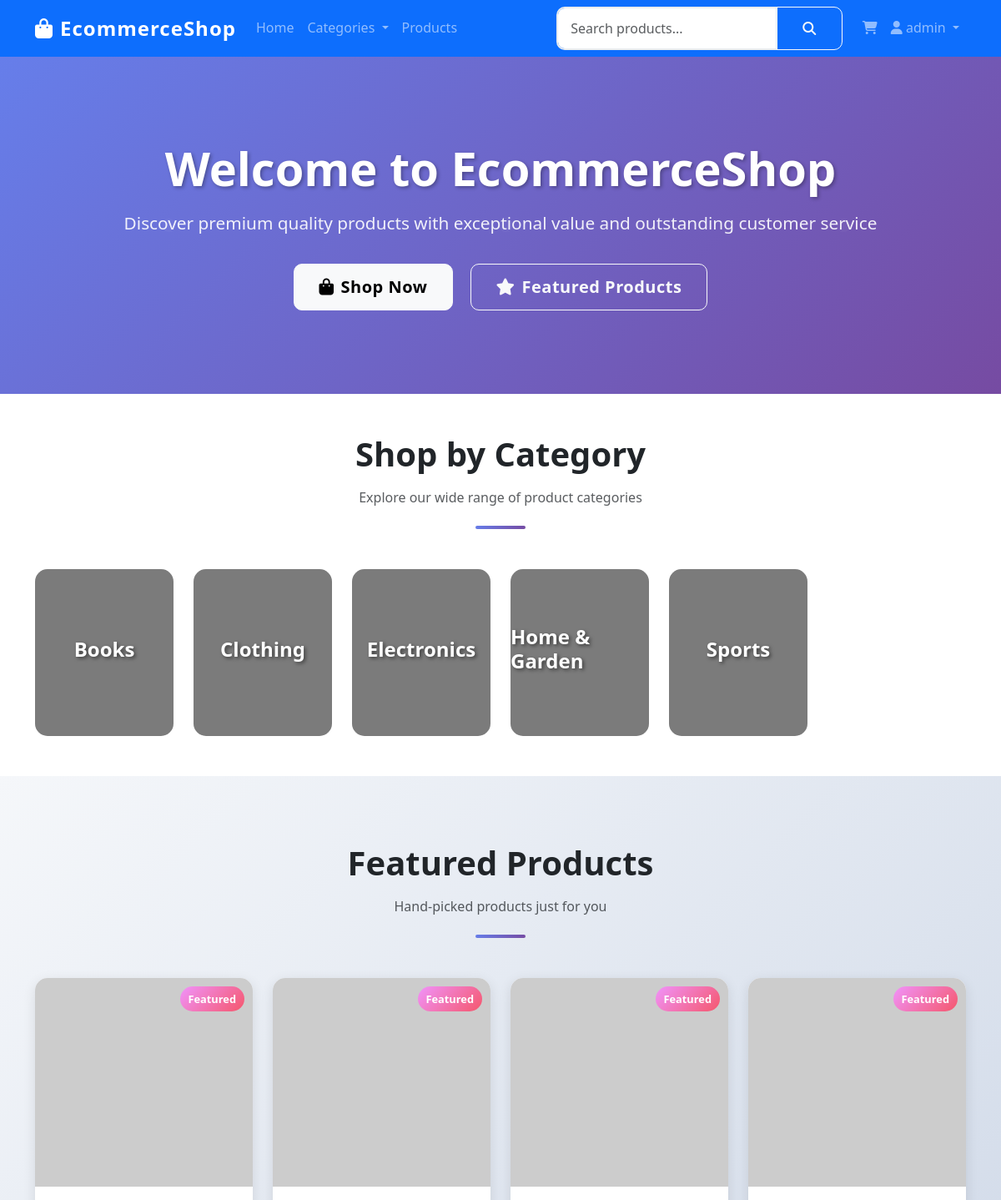
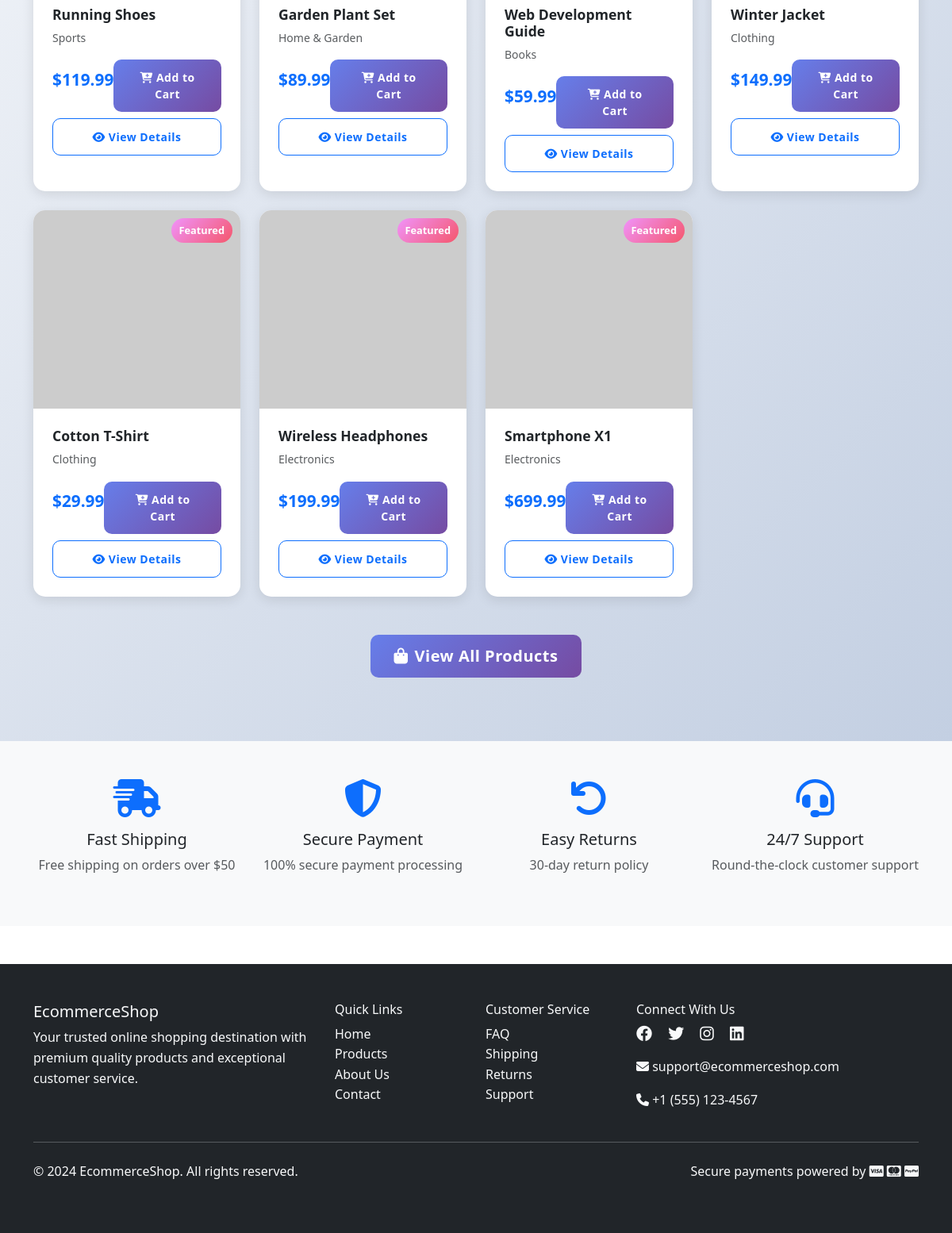
The app's page / (signed in) with its own data (2 pictures, top to bottom).
### products/models.py (models this page shows, shortened)
class Category(models.Model):
    name = models.CharField(max_length=100, unique=True)
    slug = models.SlugField(max_length=100, unique=True)
    description = models.TextField(blank=True)
    image = models.ImageField(upload_to='categories/', blank=True, null=True)
    created_at = models.DateTimeField(auto_now_add=True)
    updated_at = models.DateTimeField(auto_now=True)
    class Meta:
        verbose_name_plural = 'Categories'
        ordering = ['name']

class Product(models.Model):
    STOCK_STATUS_CHOICES = [
        ('in_stock', 'In Stock'),
        ('out_of_stock', 'Out of Stock'),
        ('discontinued', 'Discontinued'),
    ]
    name = models.CharField(max_length=200)
    slug = models.SlugField(max_length=200, unique=True)
    description = models.TextField()
    price = models.DecimalField(max_digits=10, decimal_places=2)
    image = models.ImageField(upload_to='products/', blank=True, null=True)
    category = models.ForeignKey(Category, on_delete=models.CASCADE, related_name='products')
    stock = models.PositiveIntegerField(default=0)
    stock_status = models.CharField(max_length=20, choices=STOCK_STATUS_CHOICES, default='in_stock')
    is_active = models.BooleanField(default=True)
    featured = models.BooleanField(default=False)
    created_at = models.DateTimeField(auto_now_add=True)
    updated_at = models.DateTimeField(auto_now=True)
    class Meta:
        ordering = ['-created_at']
        indexes = [
            models.Index(fields=['slug']),
            models.Index(fields=['category']),
            models.Index(fields=['featured']),
        ]
    @property
    def is_in_stock(self):
        return self.stock > 0 and self.stock_status == 'in_stock'

### core/views.py (the view)
# urls.py: path('', views.home, name='home'),
def home(request):
    featured_products = Product.objects.filter(
        featured=True,
        is_active=True
    ).select_related('category')[:8]
    categories = Category.objects.all()[:6]
    context = {
        'featured_products': featured_products,
        'categories': categories,
    }
    return render(request, 'core/home.html', context)

### templates/core/home.html (shortened to what this page needs)
{% extends 'base.html' %}
{% load static %}
{% block content %}
<section class="hero-section">
    <div class="container">
        <div class="hero-content">
            <h1 class="hero-title">Welcome to EcommerceShop</h1>
            <p class="hero-subtitle">Discover premium quality products with exceptional value and outstanding customer service</p>
            <div class="hero-buttons">
                <a href="{% url 'products:product_list' %}" class="btn btn-light btn-lg me-3">
                    <i class="fas fa-shopping-bag me-2"></i>Shop Now
                </a>
                <a href="#featured" class="btn btn-outline-light btn-lg">
                    <i class="fas fa-star me-2"></i>Featured Products
                </a>
            </div>
        </div>
    </div>
</section>
<section class="py-5">
    <div class="container">
        <div class="section-title">
            <h2>Shop by Category</h2>
            <p class="text-muted">Explore our wide range of product categories</p>
        </div>
        <div class="row g-4">
            {% for category in categories %}
            <div class="col-md-4 col-lg-2">
                <a href="{% url 'products:category_detail' category.slug %}" class="category-card"
                   style="background-image: url('{% if category.image %}{{ category.image.url }}{% else %}https://via.placeholder.com/300x200/667eea/ffffff?text={{ category.name }}{% endif %}');">
                    <h3 class="category-title">{{ category.name }}</h3>
                </a>
            </div>
            {% empty %}
            <div class="col-12 text-center">
                <p class="text-muted">No categories available at the moment.</p>
            </div>
            {% endfor %}
        </div>
    </div>
</section>
<section id="featured" class="featured-section">
    <div class="container">
        <div class="section-title">
            <h2>Featured Products</h2>
            <p class="text-muted">Hand-picked products just for you</p>
        </div>
        <div class="row g-4">
            {% for product in featured_products %}
            <div class="col-md-6 col-lg-3">
                <div class="card product-card">
                    <div class="product-image">
                        <img src="{% if product.image %}{{ product.image.url }}{% else %}https://via.placeholder.com/300x250/f8f9fa/6c757d?text={{ product.name }}{% endif %}"
                             alt="{{ product.name }}" class="card-img-top">
                        {% if product.featured %}
                        <span class="product-badge">Featured</span>
                        {% endif %}
                    </div>
                    <div class="card-body product-info">
                        <h5 class="product-title">{{ product.name }}</h5>
                        <p class="text-muted small">{{ product.category.name }}</p>
                        <div class="d-flex justify-content-between align-items-center">
                            <span class="product-price">${{ product.price }}</span>
                            {% if product.is_in_stock %}
                                <button class="btn btn-primary btn-sm" onclick="addToCart({{ product.id }})">
                                    <i class="fas fa-cart-plus"></i> Add to Cart
                                </button>
                            {% else %}
                                <span class="btn btn-secondary btn-sm disabled">Out of Stock</span>
                            {% endif %}
                        </div>
                        <div class="mt-2">
                            <a href="{% url 'products:product_detail' product.slug %}" class="btn btn-outline-primary btn-sm w-100">
                                <i class="fas fa-eye"></i> View Details
                            </a>
                        </div>
                    </div>
                </div>
            </div>
            {% endfor %}
        </div>
        {% if featured_products %}
        <div class="text-center mt-5">
            <a href="{% url 'products:product_list' %}" class="btn btn-primary btn-lg">
                <i class="fas fa-shopping-bag me-2"></i>View All Products
            </a>
        </div>
        {% endif %}
    </div>
</section>
<section class="py-5 bg-light">
    <div class="container">
        <div class="row g-4">
            <div class="col-md-3 text-center">
                <div class="feature-item">
                    <i class="fas fa-shipping-fast fa-3x text-primary mb-3"></i>
                    <h5>Fast Shipping</h5>
                    <p class="text-muted">Free shipping on orders over $50</p>
                </div>
            </div>
            <div class="col-md-3 text-center">
                <div class="feature-item">
                    <i class="fas fa-shield-alt fa-3x text-primary mb-3"></i>
                    <h5>Secure Payment</h5>
                    <p class="text-muted">100% secure payment processing</p>
                </div>
            </div>
            <div class="col-md-3 text-center">
                <div class="feature-item">
                    <i class="fas fa-undo fa-3x text-primary mb-3"></i>
                    <h5>Easy Returns</h5>
                    <p class="text-muted">30-day return policy</p>
                </div>
            </div>
            <div class="col-md-3 text-center">
                <div class="feature-item">
                    <i class="fas fa-headset fa-3x text-primary mb-3"></i>
                    <h5>24/7 Support</h5>
                    <p class="text-muted">Round-the-clock customer support</p>
                </div>
            </div>
        </div>
    </div>
</section>
{% endblock %}

### templates/base.html (shortened to what this page needs)
{% load static %}
<!DOCTYPE html>
<html lang="en">
<head>
    <link href="https://cdn.jsdelivr.net/npm/bootstrap@5.3.0/dist/css/bootstrap.min.css" rel="stylesheet">
    <link rel="stylesheet" href="https://cdnjs.cloudflare.com/ajax/libs/font-awesome/6.4.0/css/all.min.css">
    <link href="{% static 'css/style.css' %}" rel="stylesheet">
</head>
<body>
    <nav class="navbar navbar-expand-lg navbar-dark bg-primary sticky-top">
        <div class="container">
            <a class="navbar-brand fw-bold" href="{% url 'core:home' %}">
                <i class="fas fa-shopping-bag me-2"></i>EcommerceShop
            </a>
            <div class="collapse navbar-collapse" id="navbarNav">
                <ul class="navbar-nav me-auto">
                    <li class="nav-item">
                        <a class="nav-link" href="{% url 'core:home' %}">Home</a>
                    </li>
                    <li class="nav-item dropdown">
                        <a class="nav-link dropdown-toggle" href="#" id="categoriesDropdown" role="button" data-bs-toggle="dropdown">
                            Categories
                        </a>
                    </li>
                    <li class="nav-item">
                        <a class="nav-link" href="{% url 'products:product_list' %}">Products</a>
                    </li>
                </ul>
                <form class="d-flex me-3" method="GET" action="{% url 'products:product_list' %}">
                    <div class="input-group">
                        <input class="form-control" type="search" name="search" placeholder="Search products..." value="{{ request.GET.search }}">
                        <button class="btn btn-outline-light" type="submit">
                            <i class="fas fa-search"></i>
                        </button>
                    </div>
                </form>
                <ul class="navbar-nav">
                    <li class="nav-item">
                        <a class="nav-link position-relative" href="{% url 'cart:cart_detail' %}">
                            <i class="fas fa-shopping-cart"></i>
                        </a>
                    </li>
                    {% if user.is_authenticated %}
                        <li class="nav-item dropdown">
                            <a class="nav-link dropdown-toggle" href="#" id="userDropdown" role="button" data-bs-toggle="dropdown">
                                <i class="fas fa-user"></i> {{ user.first_name|default:user.username }}
                            </a>
                        </li>
                    {% endif %}
                </ul>
            </div>
        </div>
    </nav>
    <main>
        {% block content %}
        {% endblock %}
    </main>
    <footer class="bg-dark text-light py-5 mt-5">
        <div class="container">
            <div class="row">
                <div class="col-md-4">
                    <h5>EcommerceShop</h5>
                    <p>Your trusted online shopping destination with premium quality products and exceptional customer service.</p>
                </div>
                <div class="col-md-2">
                    <h6>Quick Links</h6>
                    <ul class="list-unstyled">
                        <li><a href="{% url 'core:home' %}" class="text-light text-decoration-none">Home</a></li>
                        <li><a href="{% url 'products:product_list' %}" class="text-light text-decoration-none">Products</a></li>
                        <li><a href="#" class="text-light text-decoration-none">About Us</a></li>
                        <li><a href="#" class="text-light text-decoration-none">Contact</a></li>
                    </ul>
                </div>
                <div class="col-md-2">
                    <h6>Customer Service</h6>
                    <ul class="list-unstyled">
                        <li><a href="#" class="text-light text-decoration-none">FAQ</a></li>
                        <li><a href="#" class="text-light text-decoration-none">Shipping</a></li>
                        <li><a href="#" class="text-light text-decoration-none">Returns</a></li>
                        <li><a href="#" class="text-light text-decoration-none">Support</a></li>
                    </ul>
                </div>
                <div class="col-md-4">
                    <h6>Connect With Us</h6>
                    <div class="social-links mb-3">
                        <a href="#" class="text-light me-3"><i class="fab fa-facebook fa-lg"></i></a>
                        <a href="#" class="text-light me-3"><i class="fab fa-twitter fa-lg"></i></a>
                        <a href="#" class="text-light me-3"><i class="fab fa-instagram fa-lg"></i></a>
                        <a href="#" class="text-light me-3"><i class="fab fa-linkedin fa-lg"></i></a>
                    </div>
                    <p><i class="fas fa-envelope"></i> support@ecommerceshop.com</p>
                    <p><i class="fas fa-phone"></i> +1 (555) 123-4567</p>
                </div>
            </div>
            <hr class="my-4">
            <div class="row">
                <div class="col-md-6">
                    <p>&copy; 2024 EcommerceShop. All rights reserved.</p>
                </div>
                <div class="col-md-6 text-end">
                    <p>Secure payments powered by <i class="fab fa-cc-visa"></i> <i class="fab fa-cc-mastercard"></i> <i class="fab fa-cc-paypal"></i></p>
                </div>
            </div>
        </div>
    </footer>
</body>
</html>

### records on screen
Category: name "Books"
Category: name "Clothing"
Category: name "Electronics"
Category: name "Home & Garden"
Category: name "Sports"
Product: featured "Featured", name "Running Shoes", category.name "Sports", price "119.99"
Product: featured "Featured", name "Garden Plant Set", category.name "Home & Garden", price "89.99"
Product: featured "Featured", name "Web Development Guide", category.name "Books", price "59.99"
Product: featured "Featured", name "Winter Jacket", category.name "Clothing", price "149.99"
Product: featured "Featured", name "Cotton T-Shirt", category.name "Clothing", price "29.99"
Product: featured "Featured", name "Wireless Headphones", category.name "Electronics", price "199.99"
Product: featured "Featured", name "Smartphone X1", category.name "Electronics", price "699.99"

### other values on screen
{{ user.first_name|default:user.username }} "admin"
